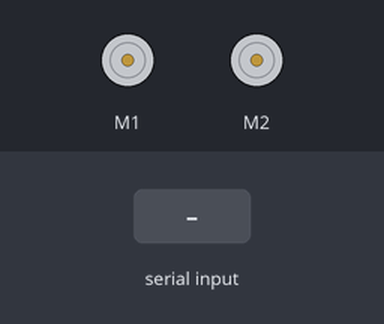
A sketch run on a simulated Arduino Uno, built with avr-gcc and run on an emulated ATmega328P. On the bench: 2 × DC motor (green arrow = forward, orange = backward, longer = faster). Inputs (shaded band) come from the test bench. What the sketch prints to the serial monitor is not drawn.

Above: at 1.3 s.
1.4 s: "90,45\n" received over Serial
At 1.55 s:
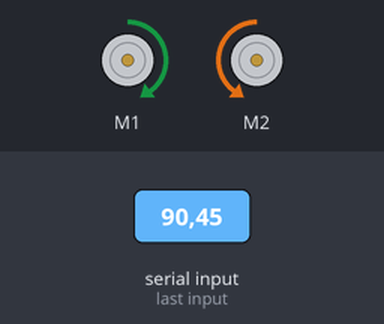
4.4 s: "1\n" received over Serial
At 4.75 s:
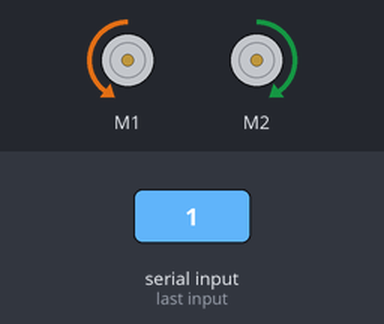
7.4 s: "2\n" received over Serial
Timing chart, 0 to 16.4 s (numbered marks = the images above; inputs shaded):
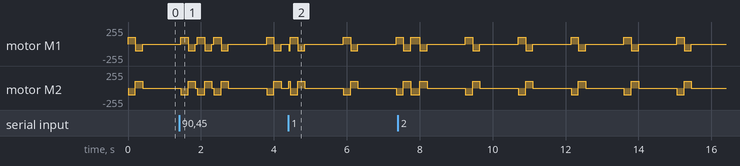

The sketch:

Peng_ORION_SerialLine.ino
```cpp
#include "MeOrion.h"
MeDCMotor ml(M1);
MeDCMotor mr(M2);

MeLineFollower lineFinderl(PORT_3);
MeLineFollower lineFinderr(PORT_4);

uint8_t motorSpeed = 100;
int rex = 0;
int stopl = 0;
int stopr = 0;
int back = 200;
void setup()
{
  Serial.begin(9600);
}

void loop()
{
  int sensorStatel = lineFinderl.readSensors();
  switch (sensorStatel)
  {
    case S1_IN_S2_IN: stopl = 1; break;
    case S1_OUT_S2_OUT: stopl = 0; break;
    default: break;
  }
  int sensorStater = lineFinderr.readSensors();
  switch (sensorStater)
  {
    case S1_IN_S2_IN: stopr = 1; break;
    case S1_OUT_S2_OUT: stopr = 0; break;
    default: break;
  }
  if (stopr == 1) {
    ml.run(motorSpeed);
    mr.run(-motorSpeed);
    delay(back);
    ml.stop();
    mr.stop();
  }
  if (stopl == 1) {
    ml.run(-motorSpeed);
    mr.run(motorSpeed);
    delay(back);
    ml.stop();
    mr.stop();
  }
  rex = Serial.parseInt();
  Serial.print(rex);
  if (rex == 1) {
    ml.run(-motorSpeed);
    mr.run(motorSpeed);
    Serial.println("LI");
  }
  if (rex == 2) {
    ml.run(motorSpeed);
    mr.run(-motorSpeed);
    Serial.println("RE");
  }
  if (rex == 3) {
    ml.run(0);
    mr.run(0);
    Serial.println("ST");
  }
  if ( rex == 0) {
    Serial.println("KEINE WERTE");
  }
  delay(50);
}
```

Measured:
- by itself, motor M1, motor M2: moves between backward 100/255 and forward 100/255, repeating every 1.4 s
